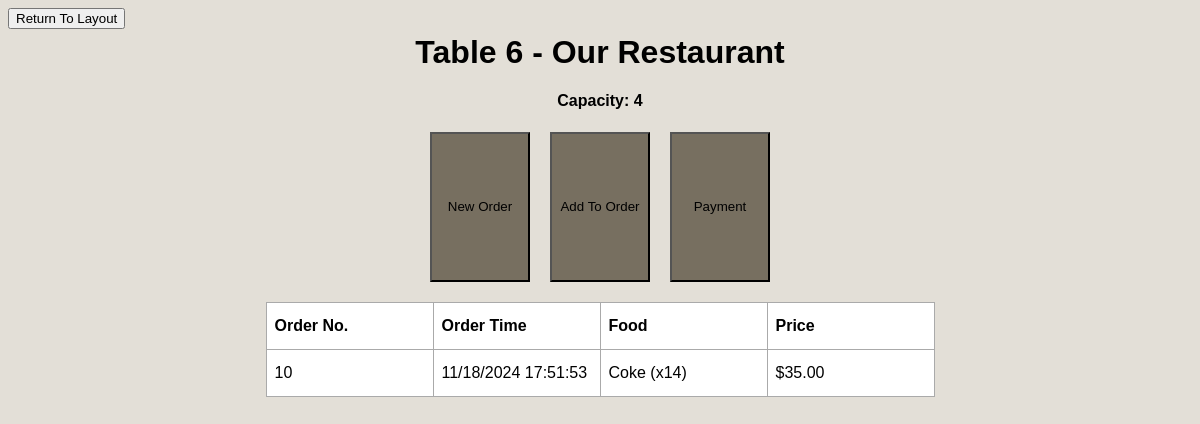
The page /order_manager/6 on the database as committed earlier.
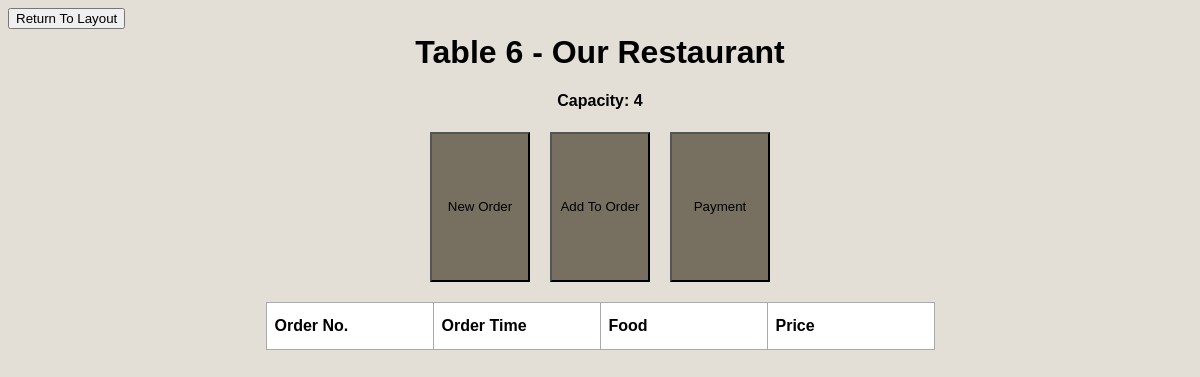
The same page on the database as committed later.
### main.py (models this page shows, shortened)
class Order(db.Model):                                                              #* GAD - Removed cust_id from Orders
    order_id = db.Column(db.Integer, primary_key=True, autoincrement=True)          #* GAD - Added auto-increment
    table_id = db.Column(db.Integer, db.ForeignKey("table.table_id"))
    order_time = db.Column(db.DateTime, default = datetime.now(), nullable=False)
    total_cost = db.Column(db.Float, nullable=False)                              #add logic for incrementing later  #? Is this still needed?
    order_items = db.relationship(
        'OrderItem',
        cascade="all, delete-orphan",
        backref='order'
    )

### main.py (the view)
@app.route('/order_manager/<int:table_id>', methods=['GET', 'POST'])
def order(table_id):
     table = Table.query.get_or_404(table_id)
     if request.method == 'POST':
        try:
            db.session.commit()
            return redirect(url_for('/order_manager/'))
        except:
               return 'There was an issue opening the layout'
     else:
        orders = (
            db.session.query(
                Order.order_id,
                Order.order_time,
                Order.total_cost,
                db.func.group_concat(MenuItem.name, ", ").label("food_items"),
                db.func.group_concat(OrderItem.quantity, ", ").label("food_quantities")
            )
            .join(OrderItem, Order.order_id == OrderItem.order_id)
            .join(MenuItem, OrderItem.menu_item_id == MenuItem.menu_item_id)
            .filter(Order.table_id == table_id)
            .group_by(Order.order_id)
            .order_by(Order.order_time)
            .all()
        )
        processed_orders = []
        for order in orders:
            food_item_list = (order.food_items).split(',')
            food_quantities_list = (order.food_quantities).replace(' ','').split(',')
            food_items = []
            for i in range(0, len(food_item_list)):
                food_items.append(f"{food_item_list[i]} (x{food_quantities_list[i]})")
            processed_orders.append({
                'order_id': order.order_id,
                'order_time': (order.order_time).strftime("%m/%d/%Y %H:%M:%S"),
                'food_list': '\n'.join(food_items),
                'total_cost': order.total_cost
            })
        return render_template('order_manager.html', table = table, orders = processed_orders)

### templates/order_manager.html (shortened to what this page needs)
{% extends 'base.html' %}
{% block body %}
<div class="content">
    <form action="/" method="get">
        <button>Return To Layout</button>
    </form>
    <h1 style="text-align: center;">Table {{table.table_id}} - {{table.loc}}</h1>
    <h4 style="text-align: center;">Capacity: {{table.capacity}}</h4>
    <div>
        <div class="form-container" align="center">
            <form action="/menu" method="get">
                <button class="smalltable">New Order</button>
            </form>
            <form action="/menu" method="get">
                <button class="smalltable">Add To Order</button>
            </form>
            <form id="payment_button" action="/payment" method="get" onClick="create_url()">
                <button class="smalltable">Payment</button>
            </form>
        </div>
        <table class="table" align="center">
            <tr>
            <th>Order No.</th>
            <th>Order Time</th>
            <th>Food</th>
            <th>Price</th>
            </tr>
            {% for order in orders[::-1] %}
            <tr>
                <td>{{ order.order_id }}</td>
                <td>{{ order.order_time }}</td>
                <td style="white-space: pre-line;">{{ order.food_list }}</td>
                <td>${{ "%.2f"|format(order.total_cost) }}</td>
            </tr>
            {% endfor %}
        </table>
    </div>
</div>
{% endblock %}

Rows that differ between the two databases and show on the page:
removed Order: order_id "10", order_time "11/18/2024 17:51:53", food_list "Coke (x14)", total_cost "35.00"
